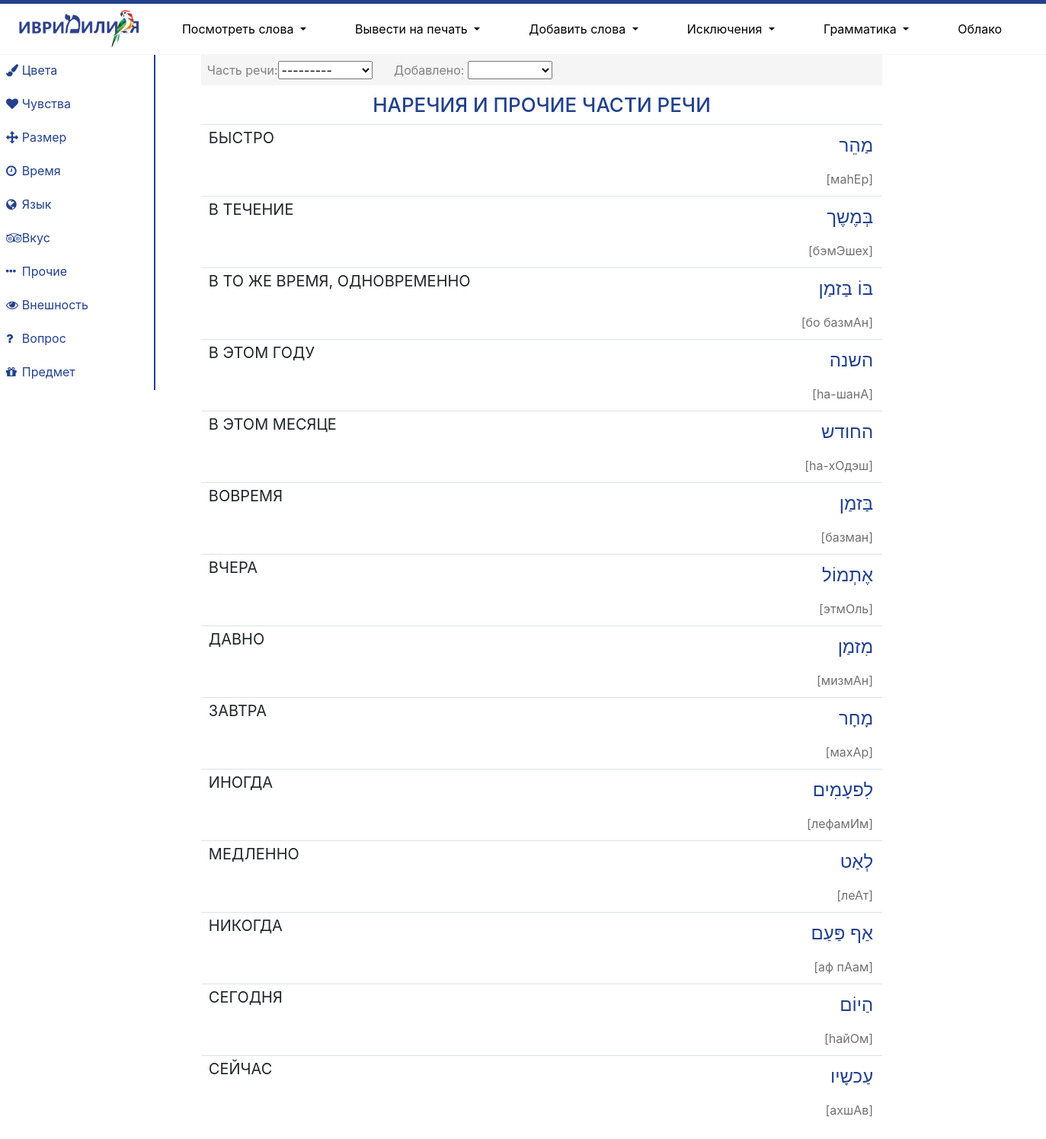
Page /adverbs/4/ on the earlier database version.
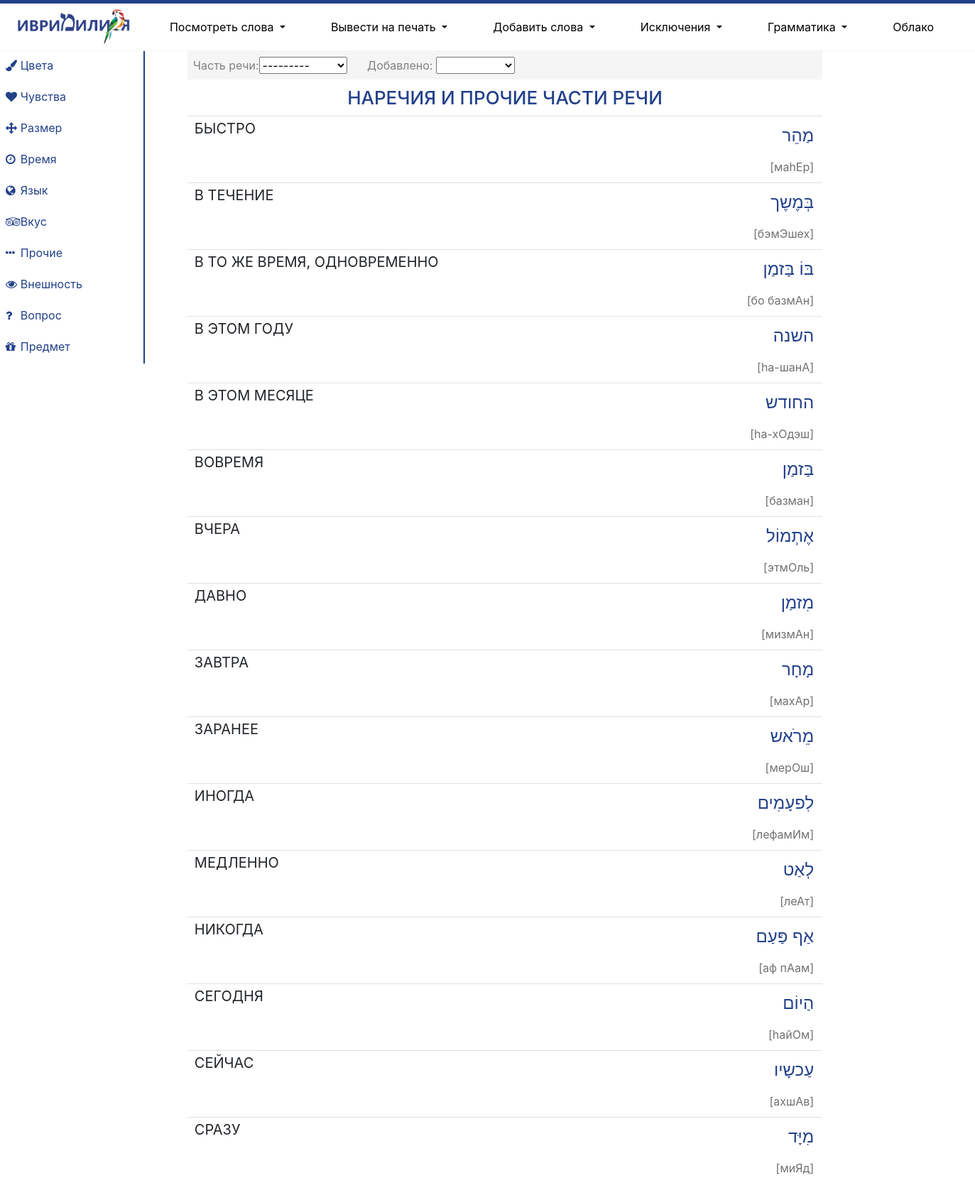
Same page on the later database version.
### mycards/models.py (models this page shows, shortened)
class WordForm(models.Model):
    time = models.CharField(max_length=20, null=True, blank=True)
    gender = models.CharField(max_length=7, null=True, blank=True)
    number = models.CharField(max_length=13, null=True, blank=True)
    name = models.CharField(max_length=64, verbose_name='Название (для поиска)')
    vocal_name = models.CharField(max_length=64, verbose_name='Название с огласовками')
    exception = models.IntegerField(default=0)
    pronunciation = models.CharField(max_length=64, verbose_name='Произношение')
    translation = models.CharField(max_length=64, verbose_name='Перевод')
    word = models.ForeignKey(Word, on_delete=models.PROTECT, related_name='forms', verbose_name='Основная форма')
    example = models.TextField(null=True, blank=True)
    form_type = models.ForeignKey(FormType, on_delete=models.PROTECT, related_name='words', verbose_name='Тип формы', null=True)
    comment = models.TextField(null=True, blank=True)
    client = models.ManyToManyField(Client, through='ClientWordForm', related_name='words')

### mycards/views.py (the view)
# urls.py: path('adverbs/<int:topic>/', views.adverbs_filter, name='adverbs_filter'),
def adverbs_filter(request, topic):
    topics = Topic.objects.exclude(pk=0)
    adverbs = Word.objects.filter(type_id__in=[11, 13, 14, 15, 16, 17])
    adverbs = adverbs.filter(topic=topic)
    form1 = AdverbsFilterForm(request.GET)
    if form1.is_valid():
        if form1.cleaned_data["type"]:
            adverbs = adverbs.filter(type_id=form1.cleaned_data['type']).distinct()
        if form1.cleaned_data["date"]:
            today = dt.datetime.now()
            DD = dt.timedelta(days=int(form1.cleaned_data['date']))
            earlier = today - DD
            adverbs = adverbs.filter(time_create__gt=earlier)
    adverbs_info = []
    form_type = FormType.objects.all()
    for adverb in adverbs:
        adverb_info = dict()
        expressions_info = []
        other_forms = []
        if Path(os.path.join(settings.BASE_DIR, 'mycards/static/img', adverb.picture)).exists():
            adverb_info['picture'] = adverb.picture
        else:
            adverb_info['picture'] = 'нет фото.jpg'
        adverb_info['id'] = adverb.pk
        for form in adverb.forms.all():
            if form.form_type == form_type[0]:
                adverb_info['name'] = form.vocal_name
                adverb_info['translation'] = form.translation
                adverb_info['pronunciation'] = form.pronunciation
            else:
                other_form = dict()
                other_form['name'] = form.vocal_name
                other_form['translation'] = form.translation
                other_form['pronunciation'] = form.pronunciation
                other_forms.append(other_form)
        for expression in adverb.expressions.all():
            expression_info = dict()
            expression_info['name'] = expression.expression
            expression_info['translation'] = expression.translation
            expression_info['pronunciation'] = expression.pronunciation
            expressions_info.append(expression_info)
        adverb_info['other_forms'] = other_forms
        adverb_info['expressions'] = expressions_info
        adverbs_info.append(adverb_info)
    adverbs_info = sorted(adverbs_info, key=lambda word: word['translation'], reverse=False)
    return render(request, "mycards/adverbs.html", {'adverbs_info': adverbs_info, 'topics': topics, 'title': 'НАРЕЧИЯ', 'form1': form1})

### mycards/forms.py
class AdverbsFilterForm(forms.Form):
    type = forms.ModelChoiceField(label='Часть речи',
                                  initial='',
                                  required=False,
                                  queryset=Type.objects.filter(
                                      pk__in=[11, 13, 14, 15, 16, 17]),
                                  widget=forms.Select(attrs={'onchange': 'submit();'})
                                  )
    date = forms.ChoiceField(label='Добавлено',
                             initial="",
                             required=False,
                             choices=periods,
                             widget=forms.Select(attrs={'onchange': 'submit();'})
                             )

### mycards/models.py (called while the page is built)
    def __str__(self):
        return str(self.name)

### mycards/templates/mycards/adverbs.html (shortened to what this page needs)
{% extends 'mycards/base.html' %}
{% load custom_tags %}
{% load static %}
{% block container %}
{% load crispy_forms_tags %}
<div class="row">
    <div class="col-2">
        <ul class="nav flex-column" style="border-right: 2px solid #23418b">
            {% for topic in topics %}
            <div class="row align-items-center p-0 m-0">
                <div class="col-1 m-0 p-0 text-right">
                    {% if topic.name_icon != None %}<i class="fa {{ topic.name_icon }} text-right pb-1 pl-2" aria-hidden="true" style="color: #23418b"></i> {% endif %}
                </div>
                <div class="col-11 m-0 p-0">
                    <li class="nav-item p-0 m-0">
                    <a class="nav-link pl-2 pb-2 mb-1 ml-1" href="{% url 'adverbs_filter' topic.pk %}" style="color: #23418b">{{ topic.category }}</a>
                    </li>
                </div>
            </div>
            {% endfor %}
        </ul>
    </div>
    <div class="col-10">
        <div class="container">
            <div class="col-10">
                <div class="row m-0 p-0" style="background: #F5F5F5">
                        <form action="" method="get" class="my-1 py-1">
                            <label class="form-label ml-2 my-0 py-0" for="{{ form1.type.id_for_label }}" style="color: grey">Часть речи: </label><span style="m-0 p-0">{{ form1.type }}</span>
                            <label class="form-label ml-4 my-0 py-0" for="{{ form1.date.id_for_label }}" style="color: grey">Добавлено: </label> {{ form1.date }}
                        </form>
                </div>
                <h1 class="text-center">НАРЕЧИЯ И ПРОЧИЕ ЧАСТИ РЕЧИ</h1>
            <table class="table dashed-border-top">
                {% for word in adverbs_info %}
                <tr>
                    <td class="word-translation">{{ word.translation|upper }}<br>
                    </td>
                    <td class="word-name-general color-male text-right"><span class="word-name">{{ word.name }}</span><br><br class="fs-6">
                        <span class="word-pronunciation mt-1">[{{ word.pronunciation }}]</span></td>
                </tr>
                {% endfor %}
             </table>
            </div>
        </div>
    </div>
</div>
{% endblock %}

Differences in the rows shown:
added WordForm: translation "ЗАРАНЕЕ", name "מֵרֹאש", pronunciation "мерОш"
added WordForm: translation "СРАЗУ", name "מִיָּד", pronunciation "миЯд"
